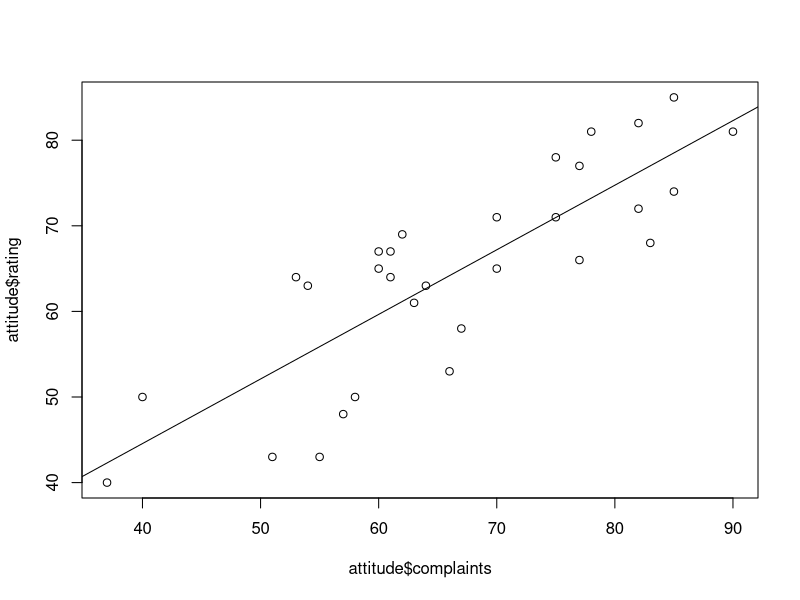

Recreate this plot in R.
library(BayesFactor)


### Name: linearReg.R2stat
### Title: Use R^2 statistic to compute Bayes factor for regression designs
### Aliases: linearReg.R2stat
### Keywords: htest

### ** Examples

## Use attitude data set
data(attitude)
## Scatterplot
lm1 = lm(rating~complaints,data=attitude)
plot(attitude$complaints,attitude$rating)
abline(lm1)
## Traditional analysis
## p value is highly significant
summary(lm1)

## Bayes factor
## The Bayes factor is over 400,000;
## the data strongly favor hypothesis that
## the slope is not 0.
result = linearReg.R2stat(30,1,0.6813)
exp(result[['bf']])
